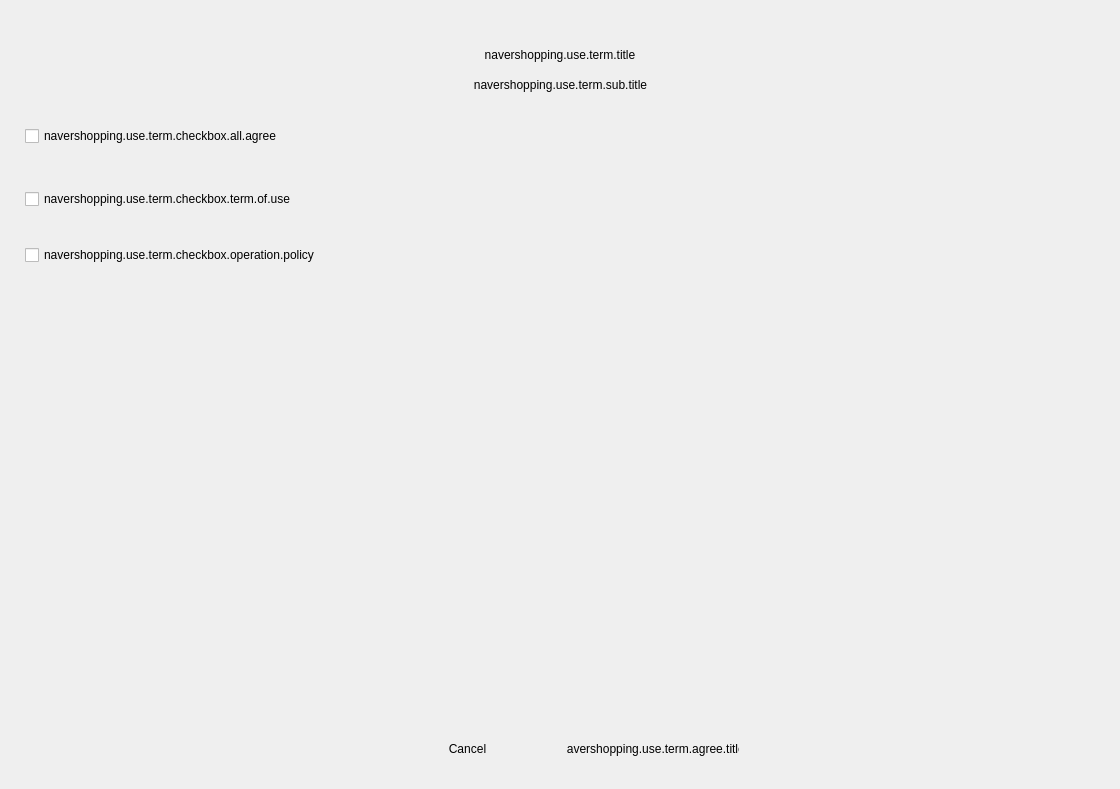
<?xml version="1.0" encoding="UTF-8"?>
<ui version="4.0">
 <class>PLSNaverShoppingUseTerm</class>
 <widget class="QWidget" name="PLSNaverShoppingUseTerm">
  <property name="geometry">
   <rect>
    <x>0</x>
    <y>0</y>
    <width>1120</width>
    <height>789</height>
   </rect>
  </property>
  <property name="windowTitle">
   <string>Dialog</string>
  </property>
  <layout class="QVBoxLayout" name="verticalLayout">
   <property name="spacing">
    <number>0</number>
   </property>
   <property name="leftMargin">
    <number>0</number>
   </property>
   <property name="topMargin">
    <number>40</number>
   </property>
   <property name="rightMargin">
    <number>0</number>
   </property>
   <property name="bottomMargin">
    <number>20</number>
   </property>
   <item>
    <widget class="QLabel" name="topTitleLabel">
     <property name="sizePolicy">
      <sizepolicy hsizetype="Preferred" vsizetype="Fixed">
       <horstretch>0</horstretch>
       <verstretch>0</verstretch>
      </sizepolicy>
     </property>
     <property name="minimumSize">
      <size>
       <width>0</width>
       <height>30</height>
      </size>
     </property>
     <property name="maximumSize">
      <size>
       <width>16777215</width>
       <height>30</height>
      </size>
     </property>
     <property name="text">
      <string>navershopping.use.term.title</string>
     </property>
     <property name="alignment">
      <set>Qt::AlignCenter</set>
     </property>
    </widget>
   </item>
   <item>
    <spacer name="verticalSpacer">
     <property name="orientation">
      <enum>Qt::Vertical</enum>
     </property>
     <property name="sizeType">
      <enum>QSizePolicy::Fixed</enum>
     </property>
     <property name="sizeHint" stdset="0">
      <size>
       <width>10</width>
       <height>8</height>
      </size>
     </property>
    </spacer>
   </item>
   <item>
    <layout class="QHBoxLayout" name="horizontalLayout_3">
     <property name="spacing">
      <number>0</number>
     </property>
     <item>
      <spacer name="horizontalSpacer">
       <property name="orientation">
        <enum>Qt::Horizontal</enum>
       </property>
       <property name="sizeType">
        <enum>QSizePolicy::Fixed</enum>
       </property>
       <property name="sizeHint" stdset="0">
        <size>
         <width>78</width>
         <height>0</height>
        </size>
       </property>
      </spacer>
     </item>
     <item>
      <widget class="QLabel" name="topSubTitleLabel">
       <property name="text">
        <string>navershopping.use.term.sub.title</string>
       </property>
       <property name="alignment">
        <set>Qt::AlignCenter</set>
       </property>
       <property name="wordWrap">
        <bool>true</bool>
       </property>
      </widget>
     </item>
     <item>
      <spacer name="horizontalSpacer_2">
       <property name="orientation">
        <enum>Qt::Horizontal</enum>
       </property>
       <property name="sizeType">
        <enum>QSizePolicy::Fixed</enum>
       </property>
       <property name="sizeHint" stdset="0">
        <size>
         <width>77</width>
         <height>0</height>
        </size>
       </property>
      </spacer>
     </item>
    </layout>
   </item>
   <item>
    <spacer name="verticalSpacer_2">
     <property name="orientation">
      <enum>Qt::Vertical</enum>
     </property>
     <property name="sizeType">
      <enum>QSizePolicy::Fixed</enum>
     </property>
     <property name="sizeHint" stdset="0">
      <size>
       <width>5</width>
       <height>34</height>
      </size>
     </property>
    </spacer>
   </item>
   <item>
    <layout class="QHBoxLayout" name="horizontalLayout">
     <property name="spacing">
      <number>0</number>
     </property>
     <item>
      <spacer name="horizontalSpacer_7">
       <property name="orientation">
        <enum>Qt::Horizontal</enum>
       </property>
       <property name="sizeType">
        <enum>QSizePolicy::Fixed</enum>
       </property>
       <property name="sizeHint" stdset="0">
        <size>
         <width>25</width>
         <height>20</height>
        </size>
       </property>
      </spacer>
     </item>
     <item>
      <widget class="PLSCheckBox" name="allSelectedCheckBox">
       <property name="text">
        <string>navershopping.use.term.checkbox.all.agree</string>
       </property>
      </widget>
     </item>
     <item>
      <spacer name="horizontalSpacer_10">
       <property name="orientation">
        <enum>Qt::Horizontal</enum>
       </property>
       <property name="sizeType">
        <enum>QSizePolicy::Expanding</enum>
       </property>
       <property name="sizeHint" stdset="0">
        <size>
         <width>25</width>
         <height>20</height>
        </size>
       </property>
      </spacer>
     </item>
    </layout>
   </item>
   <item>
    <spacer name="verticalSpacer_3">
     <property name="orientation">
      <enum>Qt::Vertical</enum>
     </property>
     <property name="sizeType">
      <enum>QSizePolicy::Fixed</enum>
     </property>
     <property name="sizeHint" stdset="0">
      <size>
       <width>5</width>
       <height>17</height>
      </size>
     </property>
    </spacer>
   </item>
   <item>
    <layout class="QHBoxLayout" name="horizontalLayout_8">
     <property name="spacing">
      <number>0</number>
     </property>
     <item>
      <spacer name="horizontalSpacer_15">
       <property name="orientation">
        <enum>Qt::Horizontal</enum>
       </property>
       <property name="sizeType">
        <enum>QSizePolicy::Fixed</enum>
       </property>
       <property name="sizeHint" stdset="0">
        <size>
         <width>25</width>
         <height>0</height>
        </size>
       </property>
      </spacer>
     </item>
     <item>
      <widget class="QLabel" name="topLine">
       <property name="sizePolicy">
        <sizepolicy hsizetype="Preferred" vsizetype="Fixed">
         <horstretch>0</horstretch>
         <verstretch>0</verstretch>
        </sizepolicy>
       </property>
       <property name="minimumSize">
        <size>
         <width>0</width>
         <height>1</height>
        </size>
       </property>
       <property name="maximumSize">
        <size>
         <width>16777215</width>
         <height>1</height>
        </size>
       </property>
       <property name="text">
        <string/>
       </property>
      </widget>
     </item>
     <item>
      <spacer name="horizontalSpacer_16">
       <property name="orientation">
        <enum>Qt::Horizontal</enum>
       </property>
       <property name="sizeType">
        <enum>QSizePolicy::Fixed</enum>
       </property>
       <property name="sizeHint" stdset="0">
        <size>
         <width>25</width>
         <height>0</height>
        </size>
       </property>
      </spacer>
     </item>
    </layout>
   </item>
   <item>
    <spacer name="verticalSpacer_4">
     <property name="orientation">
      <enum>Qt::Vertical</enum>
     </property>
     <property name="sizeType">
      <enum>QSizePolicy::Fixed</enum>
     </property>
     <property name="sizeHint" stdset="0">
      <size>
       <width>5</width>
       <height>25</height>
      </size>
     </property>
    </spacer>
   </item>
   <item>
    <layout class="QHBoxLayout" name="horizontalLayout_6">
     <property name="spacing">
      <number>0</number>
     </property>
     <item>
      <spacer name="horizontalSpacer_11">
       <property name="orientation">
        <enum>Qt::Horizontal</enum>
       </property>
       <property name="sizeType">
        <enum>QSizePolicy::Fixed</enum>
       </property>
       <property name="sizeHint" stdset="0">
        <size>
         <width>25</width>
         <height>20</height>
        </size>
       </property>
      </spacer>
     </item>
     <item>
      <widget class="PLSCheckBox" name="termOfUserCheckBox">
       <property name="text">
        <string>navershopping.use.term.checkbox.term.of.use</string>
       </property>
      </widget>
     </item>
     <item>
      <spacer name="horizontalSpacer_12">
       <property name="orientation">
        <enum>Qt::Horizontal</enum>
       </property>
       <property name="sizeHint" stdset="0">
        <size>
         <width>40</width>
         <height>20</height>
        </size>
       </property>
      </spacer>
     </item>
    </layout>
   </item>
   <item>
    <spacer name="verticalSpacer_6">
     <property name="orientation">
      <enum>Qt::Vertical</enum>
     </property>
     <property name="sizeType">
      <enum>QSizePolicy::Fixed</enum>
     </property>
     <property name="sizeHint" stdset="0">
      <size>
       <width>5</width>
       <height>11</height>
      </size>
     </property>
    </spacer>
   </item>
   <item>
    <layout class="QHBoxLayout" name="horizontalLayout_4">
     <property name="spacing">
      <number>0</number>
     </property>
     <property name="leftMargin">
      <number>0</number>
     </property>
     <property name="rightMargin">
      <number>0</number>
     </property>
     <item>
      <spacer name="horizontalSpacer_3">
       <property name="orientation">
        <enum>Qt::Horizontal</enum>
       </property>
       <property name="sizeType">
        <enum>QSizePolicy::Fixed</enum>
       </property>
       <property name="sizeHint" stdset="0">
        <size>
         <width>25</width>
         <height>0</height>
        </size>
       </property>
      </spacer>
     </item>
     <item>
      <widget class="QWidget" name="cefBackView" native="true">
       <layout class="QVBoxLayout" name="verticalLayout_2">
        <property name="spacing">
         <number>0</number>
        </property>
        <property name="leftMargin">
         <number>0</number>
        </property>
        <property name="topMargin">
         <number>0</number>
        </property>
        <property name="rightMargin">
         <number>0</number>
        </property>
        <property name="bottomMargin">
         <number>0</number>
        </property>
       </layout>
      </widget>
     </item>
     <item>
      <spacer name="horizontalSpacer_4">
       <property name="orientation">
        <enum>Qt::Horizontal</enum>
       </property>
       <property name="sizeType">
        <enum>QSizePolicy::Fixed</enum>
       </property>
       <property name="sizeHint" stdset="0">
        <size>
         <width>25</width>
         <height>0</height>
        </size>
       </property>
      </spacer>
     </item>
    </layout>
   </item>
   <item>
    <spacer name="verticalSpacer_7">
     <property name="orientation">
      <enum>Qt::Vertical</enum>
     </property>
     <property name="sizeType">
      <enum>QSizePolicy::Fixed</enum>
     </property>
     <property name="sizeHint" stdset="0">
      <size>
       <width>5</width>
       <height>25</height>
      </size>
     </property>
    </spacer>
   </item>
   <item>
    <layout class="QHBoxLayout" name="horizontalLayout_7">
     <property name="spacing">
      <number>0</number>
     </property>
     <item>
      <spacer name="horizontalSpacer_13">
       <property name="orientation">
        <enum>Qt::Horizontal</enum>
       </property>
       <property name="sizeType">
        <enum>QSizePolicy::Fixed</enum>
       </property>
       <property name="sizeHint" stdset="0">
        <size>
         <width>25</width>
         <height>20</height>
        </size>
       </property>
      </spacer>
     </item>
     <item>
      <widget class="PLSCheckBox" name="operationPolicyCheckBox">
       <property name="text">
        <string>navershopping.use.term.checkbox.operation.policy</string>
       </property>
      </widget>
     </item>
     <item>
      <spacer name="horizontalSpacer_14">
       <property name="orientation">
        <enum>Qt::Horizontal</enum>
       </property>
       <property name="sizeHint" stdset="0">
        <size>
         <width>40</width>
         <height>20</height>
        </size>
       </property>
      </spacer>
     </item>
    </layout>
   </item>
   <item>
    <spacer name="verticalSpacer_8">
     <property name="orientation">
      <enum>Qt::Vertical</enum>
     </property>
     <property name="sizeType">
      <enum>QSizePolicy::Fixed</enum>
     </property>
     <property name="sizeHint" stdset="0">
      <size>
       <width>10</width>
       <height>11</height>
      </size>
     </property>
    </spacer>
   </item>
   <item>
    <layout class="QHBoxLayout" name="horizontalLayout_5">
     <property name="spacing">
      <number>0</number>
     </property>
     <property name="leftMargin">
      <number>0</number>
     </property>
     <property name="rightMargin">
      <number>0</number>
     </property>
     <item>
      <spacer name="horizontalSpacer_5">
       <property name="orientation">
        <enum>Qt::Horizontal</enum>
       </property>
       <property name="sizeType">
        <enum>QSizePolicy::Fixed</enum>
       </property>
       <property name="sizeHint" stdset="0">
        <size>
         <width>25</width>
         <height>0</height>
        </size>
       </property>
      </spacer>
     </item>
     <item>
      <widget class="QWidget" name="cefPolicyView" native="true">
       <layout class="QVBoxLayout" name="verticalLayout_3">
        <property name="spacing">
         <number>0</number>
        </property>
        <property name="leftMargin">
         <number>0</number>
        </property>
        <property name="topMargin">
         <number>0</number>
        </property>
        <property name="rightMargin">
         <number>0</number>
        </property>
        <property name="bottomMargin">
         <number>0</number>
        </property>
       </layout>
      </widget>
     </item>
     <item>
      <spacer name="horizontalSpacer_6">
       <property name="orientation">
        <enum>Qt::Horizontal</enum>
       </property>
       <property name="sizeType">
        <enum>QSizePolicy::Fixed</enum>
       </property>
       <property name="sizeHint" stdset="0">
        <size>
         <width>25</width>
         <height>0</height>
        </size>
       </property>
      </spacer>
     </item>
    </layout>
   </item>
   <item>
    <spacer name="verticalSpacer_10">
     <property name="orientation">
      <enum>Qt::Vertical</enum>
     </property>
     <property name="sizeHint" stdset="0">
      <size>
       <width>5</width>
       <height>0</height>
      </size>
     </property>
    </spacer>
   </item>
   <item>
    <widget class="QLabel" name="lineView">
     <property name="sizePolicy">
      <sizepolicy hsizetype="Preferred" vsizetype="Fixed">
       <horstretch>0</horstretch>
       <verstretch>0</verstretch>
      </sizepolicy>
     </property>
     <property name="minimumSize">
      <size>
       <width>0</width>
       <height>1</height>
      </size>
     </property>
     <property name="maximumSize">
      <size>
       <width>16777215</width>
       <height>1</height>
      </size>
     </property>
     <property name="text">
      <string/>
     </property>
    </widget>
   </item>
   <item>
    <spacer name="verticalSpacer_9">
     <property name="orientation">
      <enum>Qt::Vertical</enum>
     </property>
     <property name="sizeType">
      <enum>QSizePolicy::Fixed</enum>
     </property>
     <property name="sizeHint" stdset="0">
      <size>
       <width>10</width>
       <height>19</height>
      </size>
     </property>
    </spacer>
   </item>
   <item>
    <layout class="QHBoxLayout" name="horizontalLayout_2">
     <property name="spacing">
      <number>10</number>
     </property>
     <item>
      <spacer name="horizontalSpacer_8">
       <property name="orientation">
        <enum>Qt::Horizontal</enum>
       </property>
       <property name="sizeHint" stdset="0">
        <size>
         <width>40</width>
         <height>0</height>
        </size>
       </property>
      </spacer>
     </item>
     <item>
      <widget class="QPushButton" name="closeButton">
       <property name="sizePolicy">
        <sizepolicy hsizetype="Fixed" vsizetype="Fixed">
         <horstretch>0</horstretch>
         <verstretch>0</verstretch>
        </sizepolicy>
       </property>
       <property name="minimumSize">
        <size>
         <width>175</width>
         <height>40</height>
        </size>
       </property>
       <property name="maximumSize">
        <size>
         <width>175</width>
         <height>40</height>
        </size>
       </property>
       <property name="text">
        <string>Cancel</string>
       </property>
       <property name="flat">
        <bool>true</bool>
       </property>
      </widget>
     </item>
     <item>
      <widget class="QPushButton" name="confirmButton">
       <property name="minimumSize">
        <size>
         <width>175</width>
         <height>40</height>
        </size>
       </property>
       <property name="maximumSize">
        <size>
         <width>175</width>
         <height>40</height>
        </size>
       </property>
       <property name="text">
        <string>navershopping.use.term.agree.title</string>
       </property>
       <property name="autoDefault">
        <bool>false</bool>
       </property>
       <property name="flat">
        <bool>true</bool>
       </property>
      </widget>
     </item>
     <item>
      <spacer name="horizontalSpacer_9">
       <property name="orientation">
        <enum>Qt::Horizontal</enum>
       </property>
       <property name="sizeHint" stdset="0">
        <size>
         <width>40</width>
         <height>0</height>
        </size>
       </property>
      </spacer>
     </item>
    </layout>
   </item>
  </layout>
 </widget>
 <customwidgets>
  <customwidget>
   <class>PLSCheckBox</class>
   <extends>QCheckBox</extends>
   <header>PLSCheckBox.h</header>
  </customwidget>
 </customwidgets>
 <resources/>
 <connections/>
</ui>
